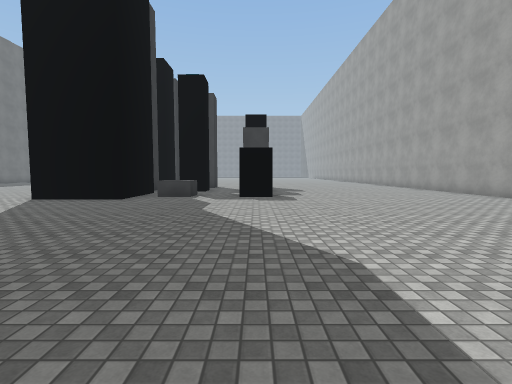
[1] (above)

15 first-person views from a walk through a scene from a Unity 3-D project. The camera is 1.5 m above the floor, tilts 4° down and sees 85° across. The floor is counted in squares, 2 m on a side. Each view is taken from the middle of a square. On the plan, view 1 faces up. The plan holds only what a view shows up to about 10 squares ahead; the rest is blank. The place goes on beyond the plan. The player is left out. Surface patterns are stand-ins for the level's own textures.

[2]
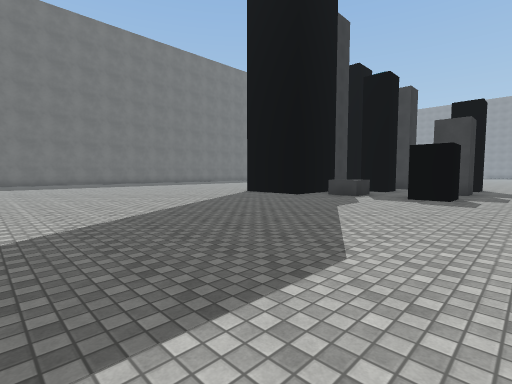

[3]
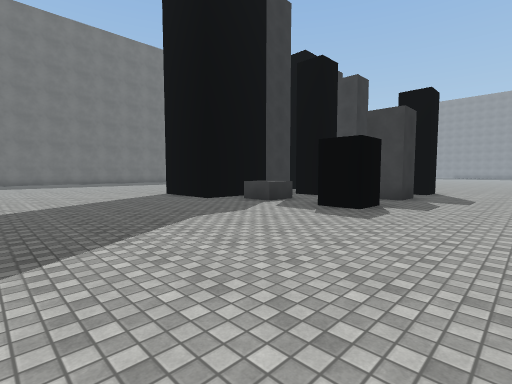

[4]
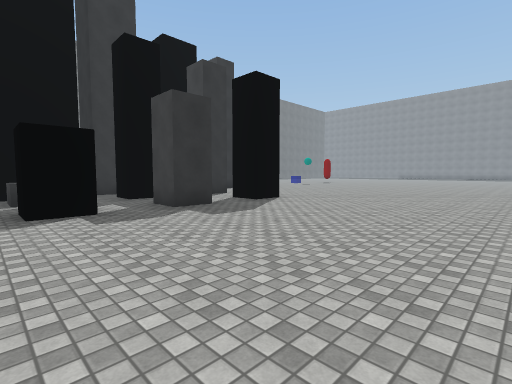

[5]
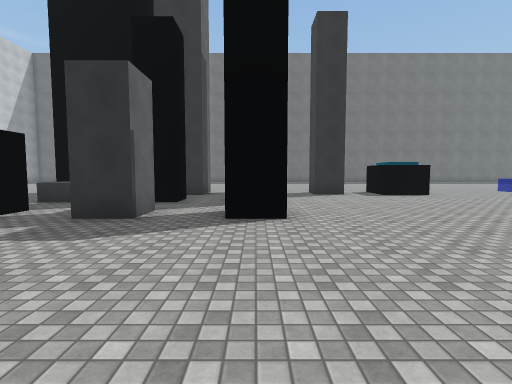

[6]
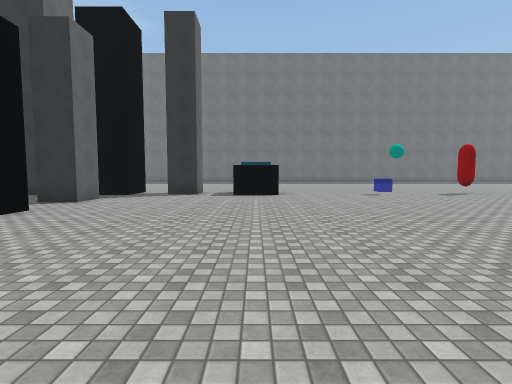

[7]
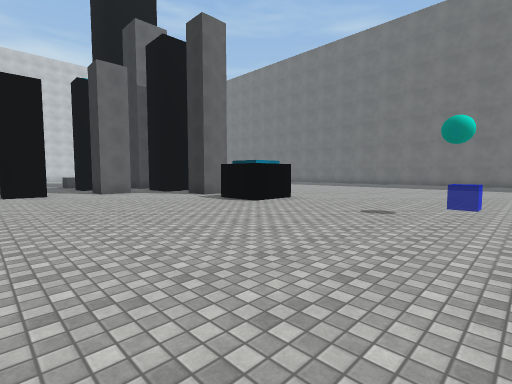

[8]
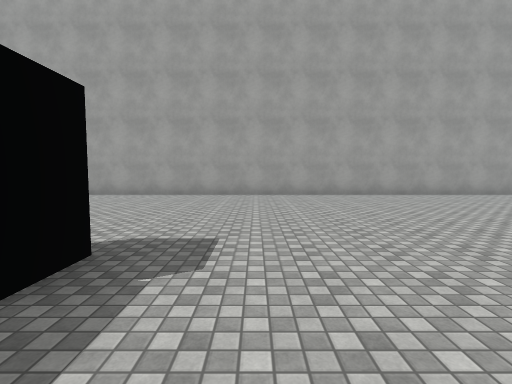

[9]
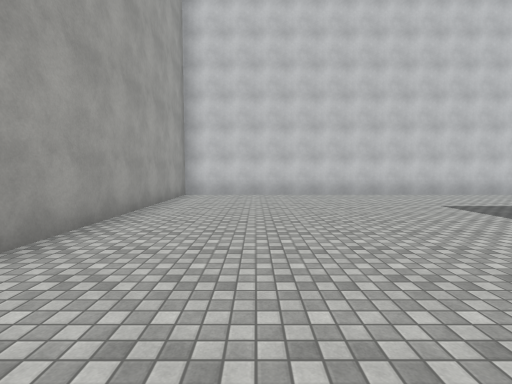

[10]
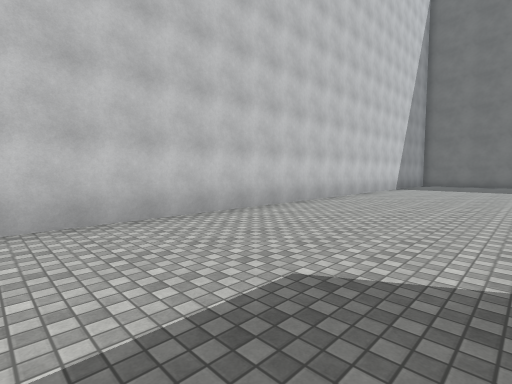

[11]
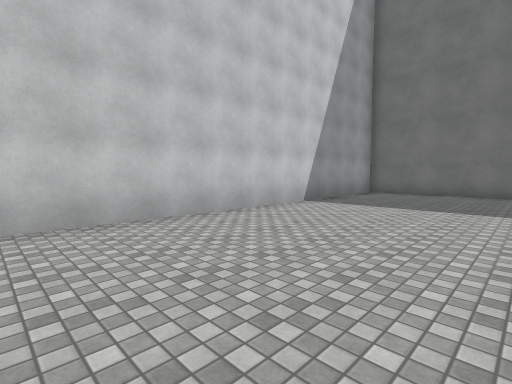

[12]
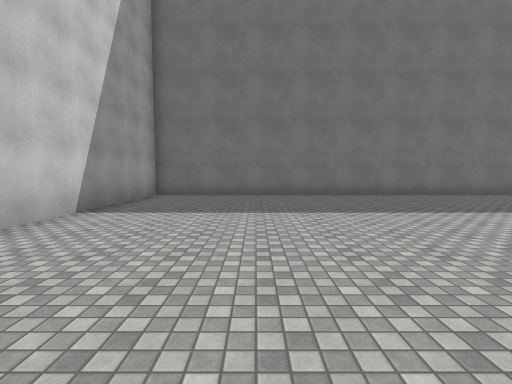

[13]
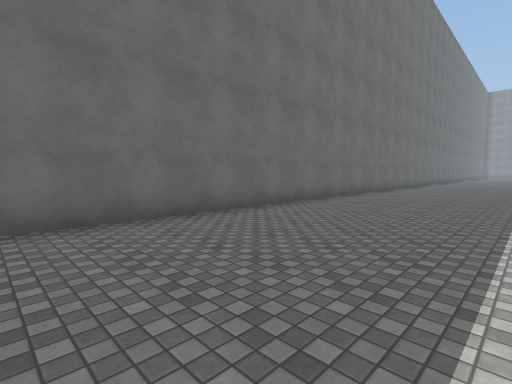

[14]
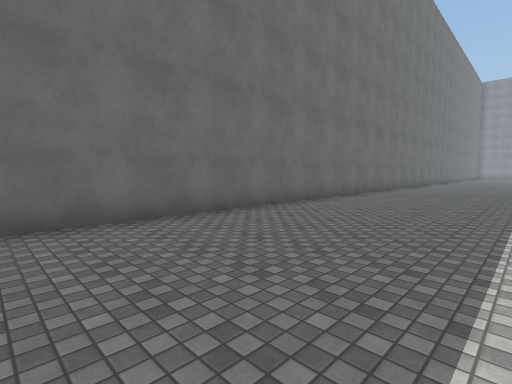

[15]
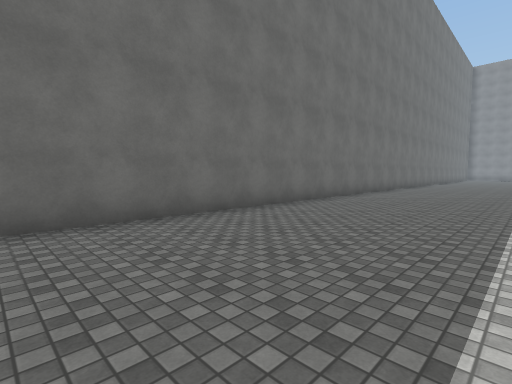

### Floor plan
Points are (right, up) in squares from view 1. A wall is a line through its corners. A room is listed if a view was taken in it or the views show most of it. See-through windows are left out.
Room 1 (views 1, 2, 3, 4, 5, 6, 7, 8, 9, 10, 11, 12, 13, 14, 15)
walls: (-4.9, 12.3) (-4.3, 12.3) (-4.3, 10.8); (-3.7, 10.2) (-3.7, 7.8) (-6.2, 7.8); (-5.1, 14.8) (-4.3, 14.8) (-4.3, 13.8); (-3, 12) (-2, 12) (-2, 11) (-3, 11); (-3, 14.5) (-2, 14.5) (-2, 13.5); (-5.2, 17) (-4.5, 17) (-4.5, 16) (-5, 16); (-0.5, 12) (0.5, 12) (0.5, 11) (-0.5, 11); (-0.6, 14.5) (0.5, 14.5) (0.5, 13.5) (-0.5, 13.5); (-5.8, 19.8) (-4.3, 19.8) (-4.3, 18.3) (-5, 18.3); (-17.4, 24.9) (-17.4, -3.4) (7.4, -3.4) (7.4, 12.6)
objects: other object (-5, 26); other object (-3, 9) to (-2, 9); other object (0, 9)

Where each view was taken, in squares from view 1:
view 1: 0 up, 0 right, facing up
view 2: 0 up, 2 right, facing up-left
view 3: 3 up, 3 right, facing up-left
view 4: 8 up, 6 right, facing up-left
view 5: 14 up, 5 right, facing left
view 6: 19 up, 5 right, facing left
view 7: 25 up, 1 right, facing down-left
view 8: 7 up, 2 left, facing right
view 9: 6 up, 5 right, facing down
view 10: 1 up, 0 right, facing down-left
view 11: 1 up, 7 left, facing down-left
view 12: 0 up, 8 left, facing left
view 13: 4 up, 13 left, facing up-left
view 14: 9 up, 13 left, facing up-left
view 15: 15 up, 13 left, facing up-left
